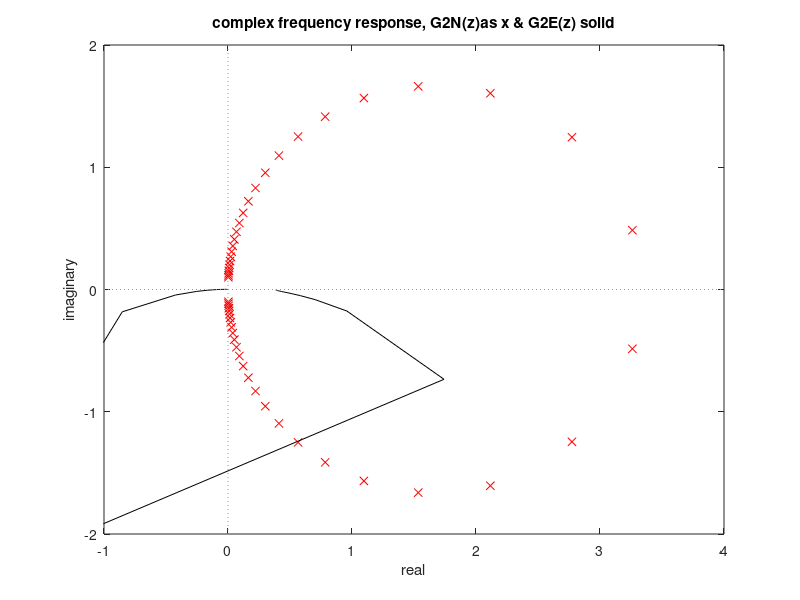

Recreate this plot in MATLAB.
%Obtain transfer function (TrF) from continuous frequency response
%TrF case 2
%no noise
% continuous time transfer function:
num2Ns=[10 0]; den2Ns=[1 3 10]; %G2(s)=10s/(s^2+3s+10);

wr=logspace(-1,2); %frequency values for response (rad/s)

%continuous frequency response of G2(s)
H2Ns=freqs(num2Ns,den2Ns,wr); %G2(s) frequency response

%using invfreqs to obtain the TrF
na=2; %denominator degree
nb=1; %numerator degree
[num2Es,den2Es]=invfreqs(H2Ns,wr,nb,na); %TrF computation

H2Es=freqs(num2Es,den2Es,wr); %^G2(s) frequency response

%comparing frequency responses
plot(H2Ns,'xr'); hold on;
plot(H2Es,'k');
x1=-1; x2=4; y1=-2; y2=2;
axis([x1 x2 y1 y2]);
plot([x1 x2],[0 0],':g'); %x axis
plot([0 0],[y1 y2],':g'); %y axis
title('complex frequency response, G2N(z)as x & G2E(z) solid');
xlabel('real'); ylabel('imaginary');

num2Ns
num2Es

den2Ns
den2Es
